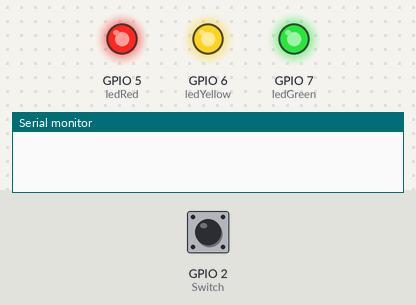
Bench run of a sketch on a simulated ESP32-S3. Parts: output pins drawn as LEDs (lit = HIGH), the last lines printed to the serial monitor. Dashed ring = blinking. The inputs (shaded band) are chosen by the test bench; at power-on: GPIO 2 (Switch) HIGH.

Above: at 1.2 s.
1.3 s: GPIO 2 (Switch) pulled LOW for 0.15 s
At 1.7 s:
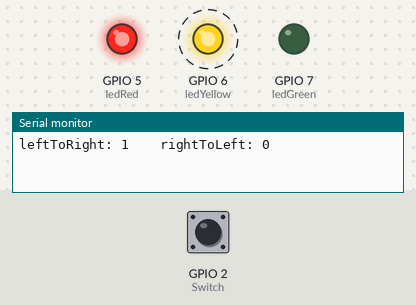
4.3 s: GPIO 2 (Switch) pulled LOW for 1 s
At 4.6 s:
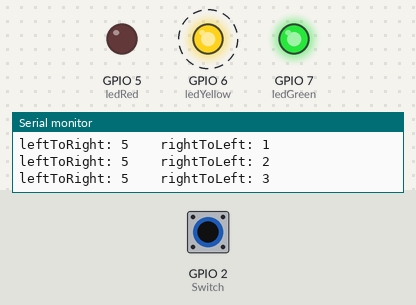
7.3 s: GPIO 2 (Switch) pulled LOW for 3.2 s
At 7.8 s:
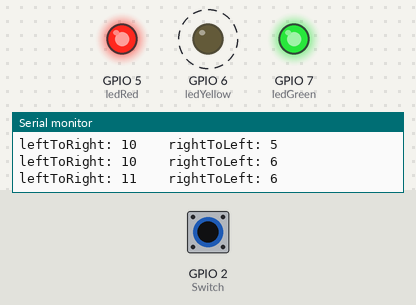
Timing chart, 0 to 13.6 s (numbered marks = the images above; inputs shaded):
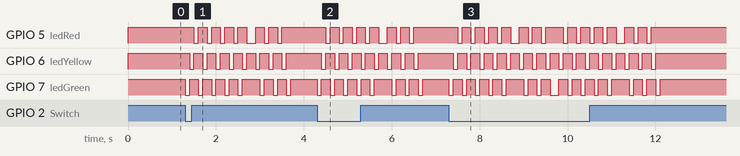

Measured:
- after the input at 1.3 s, GPIO 5 (ledRed): goes 4 × (LOW 0.10 s, HIGH 0.20 s), LOW 0.20 s, HIGH 0.20 s, LOW 0.10 s, HIGH 0.20 s, LOW 0.10 s, then HIGH, starting after 0.20 s; GPIO 6 (ledYellow): alternates HIGH for 0.20 s and LOW for 0.10 s, 16 changes in all, then stays HIGH, starting after 0.10 s
- after the input at 4.3 s, GPIO 5 (ledRed): goes 4 × (LOW 0.10 s, HIGH 0.20 s), LOW 0.20 s, HIGH 0.20 s, LOW 0.10 s, HIGH 0.20 s, LOW 0.10 s, then HIGH, starting after 0.20 s; GPIO 6 (ledYellow): alternates HIGH for 0.20 s and LOW for 0.10 s, 16 changes in all, then stays HIGH, starting after 0.10 s
- after the input at 7.3 s, GPIO 5 (ledRed): HIGH → LOW after 0.20 s, → HIGH 0.10 s later, → LOW 0.20 s later, → HIGH 0.10 s later, … (28 changes in this stretch); GPIO 6 (ledYellow): alternates HIGH for 0.20 s and LOW for 0.10 s, 32 changes in all, then stays HIGH, starting after 0.10 s

The sketch:

lab2p4.ino
```cpp
/* Lab2p4
 *
 * Jean-Luc Major
 * ECET 130-2, Fall 2016
 *
 * This program will add functionality to last weeks lab.
 * Pin 2 will read a LOW signal when the switch is activated.
 * When the switch is activated, the LED's will shine from
 * left to right 5 times, then from right to left 3 times.
 * A counter keeps track of how many times the lights have
 * flashed in each direction. The program will wait until
 * the button has been pressed before restarting the routine.
 */

 // Pin 7 wired to Green LED, Pin 6 to Red, and 5 to Yellow
 int ledGreen = 7;
 int ledYellow = 6;
 int ledRed = 5;

 int lToR = 0, rToL = 0;// Creates int for Serial to print

// setup will run once
void setup() {
  Serial.begin(9600);   // Starts serial with 9600 baud rate

  pinMode(ledGreen, OUTPUT);
  pinMode(ledRed, OUTPUT);
  pinMode(ledYellow, OUTPUT);

  // starts the LED's with HIGH, ensuring that they are off when program starts
  digitalWrite(ledGreen, HIGH);
  digitalWrite(ledYellow, HIGH);
  digitalWrite(ledRed, HIGH);
}

// the loop routine will run an infinite amount of times
void loop() {
  while (digitalRead(2)== LOW){    // Switch pressed, sequence starts
    // This loop will have lights flash leftToRight 5 times
    for (int leftCount=0; leftCount<5; leftCount++){
      digitalWrite(ledGreen, LOW);   // turn Green on unsing high volt
      delay(100);                    // wait 1/6 second
      digitalWrite(ledGreen, HIGH);  // turn Green off

      digitalWrite(ledYellow,LOW);   // yellow on
      delay(100);                    // wait 1/6 second
      digitalWrite(ledYellow, HIGH); // yellow off

      digitalWrite(ledRed, LOW);     // red on
      delay(100);                    // wait 1/6 second
      digitalWrite(ledRed, HIGH);    // red off

      lToR++;
      Serial.printf("leftToRight: %i \t rightToLeft: %i \n", lToR, rToL);
    }
    // This loop will have lights flash rightToLeft 3 times
    for (int rightCount=0; rightCount<3; rightCount++){
      digitalWrite(ledRed, LOW);     // red on
      delay(100);                    // wait 1/6 second
      digitalWrite(ledRed, HIGH);    // red off

      digitalWrite(ledYellow,LOW);   // yellow on
      delay(100);                    // wait 1/6 second
      digitalWrite(ledYellow, HIGH); // yellow off

      digitalWrite(ledGreen, LOW);   // turn Green on unsing high volt
      delay(100);                    // wait 1/6 second
      digitalWrite(ledGreen, HIGH);  // turn Green off

      rToL++;
      Serial.printf("leftToRight: %i \t rightToLeft: %i \n", lToR, rToL);
    }
  }
}
```
